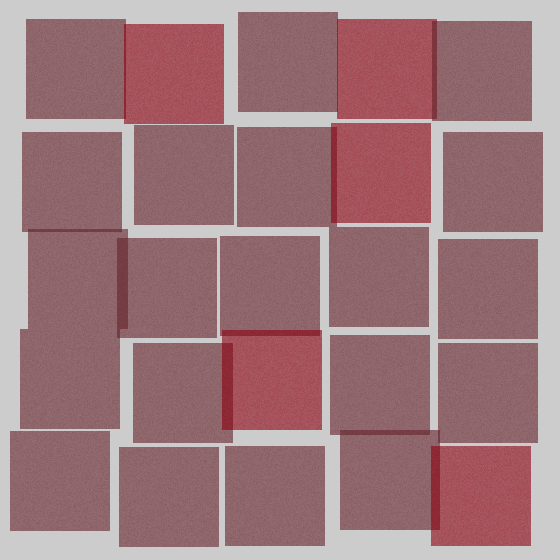
Frame 1 (no input)
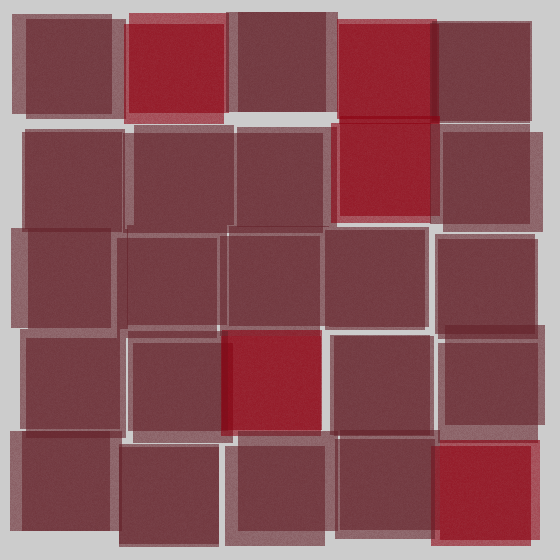
Frame 2 (the mouse pressed at the canvas centre, redrawn once)

The Processing sketch that drew these frames (run headless with seeded random() and noise(); the mouse was pressed at the canvas centre and the sketch redrawn once):

// Processing sketch: processing_150654
// ── processing_150654.pde

// set global variables
boolean[][] coloured = new boolean[5][5];
int colouredCounter = 0;


void setup() {
  randomSeed( hour() + minute() + second() + millis() );
  size( 560, 560 );
  colorMode(HSB);
  noStroke();
  noLoop();
  selectFiveRectangles();
} // end setup()


void draw() {
  for (int r=0; r<5; r++) {
    for (int c=0; c<5; c++) {
      drawRectangle( c, r );
    } // end for c()
  } //end for r()
} // end draw()


void selectFiveRectangles() {
  // select 5 rectangles to colour red
  while (colouredCounter < 5) {
    int x=int(random(5));
    int y=int(random(5));
    if ( coloured[x][y] == false ) {
      coloured[x][y] = true;
      colouredCounter++;
    } // end if()
  } // end while()
} // end selectFiveRectangles()


void drawRectangle( int c, int r ) {
  color myStroke; // declare rectangle colour variable
  // set colour according to prechosen values (see selectFiveRectangles)
  if (coloured[c][r] == true) {
    myStroke = color( 250, 255, 140 ); // red
  } else {
    myStroke = color( 250, 170, 100 ); // brown
  } // end if()
  // draw rectangle using point() instead of rectangle to apply noise
  int rndX=int(random(20))-10; // create random x displacement
  int rndY=int(random(20))-10; // create random y displacement
  int x = 20 + ( c * 105 ) + rndX; // calculate rectangle left x position
  int y = 20 + ( r * 105 ) + rndY; // calculate rectangle top y poistion
  for (int nx=x; nx<x+100; nx++) {
    for (int ny=y; ny<y+100; ny++) {
      stroke ( myStroke, int(random(200,230)) );
      point( nx, ny );
    } // end for ny()
  } // end for nx()
} // end drawRectangle()
